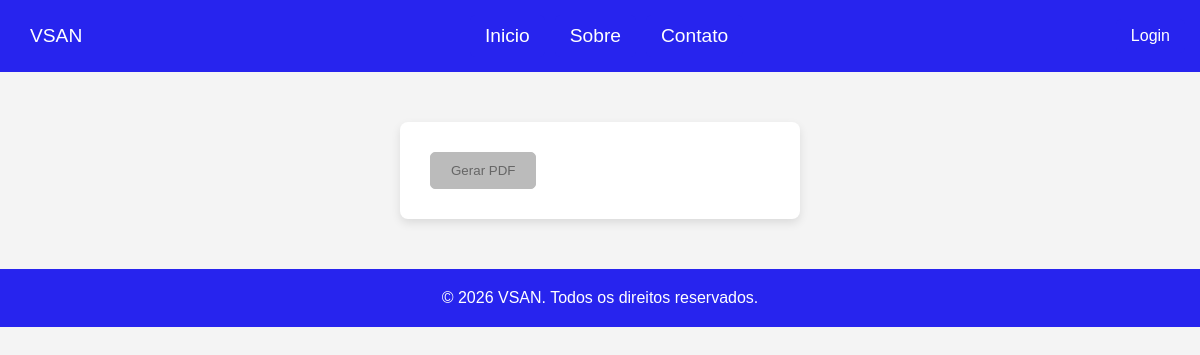
/servidores/, run on an earlier commit of the app's database.
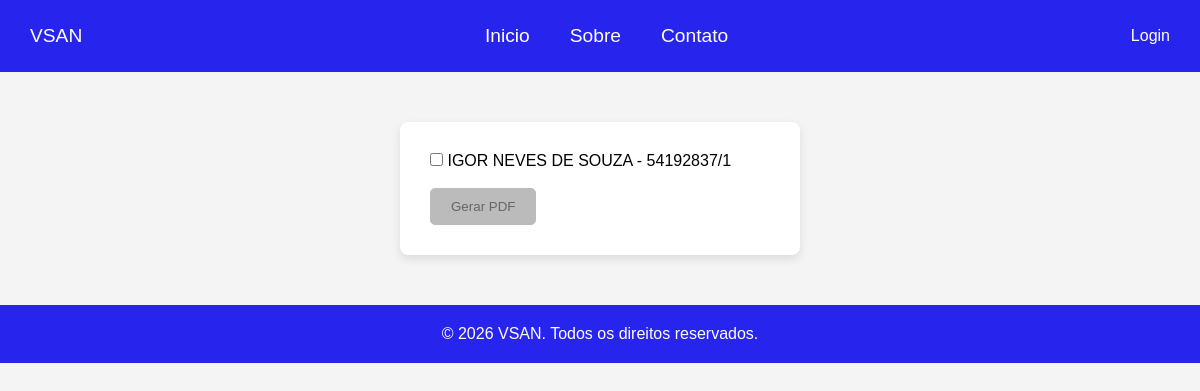
And on a later commit of the database.
### servidores/models.py (models this page shows, shortened)
class Servidor(models.Model):
    nome = models.CharField(max_length=200)
    endereco = models.CharField(max_length=255)
    vinculo = models.CharField(
        max_length=50,
        choices=[
            ("Servidor do Órgão", "Servidor do Órgão"),
            ("Servidor Cedido", "Servidor Cedido"),
            ("Colaborador Eventual", "Colaborador Eventual"),
        ]
    )
    matricula = models.CharField(max_length=20, unique=True)
    lotacao = models.CharField(max_length=100)
    cargo = models.CharField(max_length=100)
    funcao = models.CharField(max_length=150, blank=True, null=True)
    cpf = models.CharField(max_length=14, unique=True)
    rg = models.CharField(max_length=20, blank=True, null=True)
    nascimento = models.DateField(blank=True, null=True)
    banco = models.CharField(max_length=50, blank=True, null=True)
    agencia = models.CharField(max_length=20, blank=True, null=True)
    conta = models.CharField(max_length=30, blank=True, null=True)
    chefia = models.CharField(max_length=150, blank=True, null=True)

### servidores/views.py (the view)
# urls.py: path("servidores/", servidor_views.lista_servidores, name="lista_servidores"),
def lista_servidores(request):
    servidores = Servidor.objects.all()
    return render(request, "servidores/lista_servidores.html", {"servidores": servidores})

### servidores/templates/servidores/lista_servidores.html (shortened to what this page needs)
{% extends 'base.html' %}
{% block content %}
<div class="container">
<form id="form-servidores" method="post" action="{% url 'gerar_pdf_servidores' %}" class="form-group" target="_blank">
    {% for servidor in servidores %}
        <div>
            <input type="checkbox" name="servidores" value="{{ servidor.id }}">
            {{ servidor.nome }} - {{ servidor.matricula }}<br><br>
        </div>
    {% endfor %}
    <button id="btn-pdf" type="submit" class="btn btn-disabled" disabled>Gerar PDF</button>
</form>
</div>
{% endblock %}

What changed in the data, as far as the page shows it:
added Servidor: nome "IGOR NEVES DE SOUZA", matricula "54192837/1"
